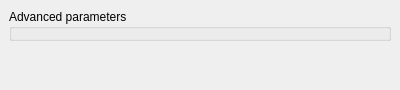
<?xml version="1.0" encoding="UTF-8"?>
<ui version="4.0">
 <class>Form</class>
 <widget class="QWidget" name="Form">
  <property name="geometry">
   <rect>
    <x>0</x>
    <y>0</y>
    <width>400</width>
    <height>90</height>
   </rect>
  </property>
  <property name="windowTitle">
   <string>Form</string>
  </property>
  <layout class="QVBoxLayout" name="verticalLayout">
   <property name="spacing">
    <number>2</number>
   </property>
   <property name="margin">
    <number>0</number>
   </property>
   <item>
    <widget class="QScrollArea" name="scrollArea">
     <property name="frameShape">
      <enum>QFrame::NoFrame</enum>
     </property>
     <property name="widgetResizable">
      <bool>true</bool>
     </property>
     <widget class="QWidget" name="scrollAreaWidgetContents">
      <property name="geometry">
       <rect>
        <x>0</x>
        <y>0</y>
        <width>400</width>
        <height>90</height>
       </rect>
      </property>
      <layout class="QVBoxLayout" name="verticalLayout_2">
       <item>
        <widget class="QgsCollapsibleGroupBox" name="grpAdvanced">
         <property name="title">
          <string>Advanced parameters</string>
         </property>
         <property name="flat">
          <bool>true</bool>
         </property>
         <property name="collapsed">
          <bool>true</bool>
         </property>
         <layout class="QVBoxLayout" name="verticalLayout_3">
          <property name="spacing">
           <number>2</number>
          </property>
          <property name="leftMargin">
           <number>0</number>
          </property>
          <property name="topMargin">
           <number>9</number>
          </property>
          <property name="rightMargin">
           <number>0</number>
          </property>
          <property name="bottomMargin">
           <number>0</number>
          </property>
         </layout>
        </widget>
       </item>
       <item>
        <spacer name="verticalSpacer">
         <property name="orientation">
          <enum>Qt::Vertical</enum>
         </property>
         <property name="sizeHint" stdset="0">
          <size>
           <width>20</width>
           <height>40</height>
          </size>
         </property>
        </spacer>
       </item>
      </layout>
     </widget>
    </widget>
   </item>
  </layout>
 </widget>
 <customwidgets>
  <customwidget>
   <class>QgsCollapsibleGroupBox</class>
   <extends>QGroupBox</extends>
   <header>qgscollapsiblegroupbox.h</header>
   <container>1</container>
  </customwidget>
 </customwidgets>
 <resources/>
 <connections/>
</ui>
